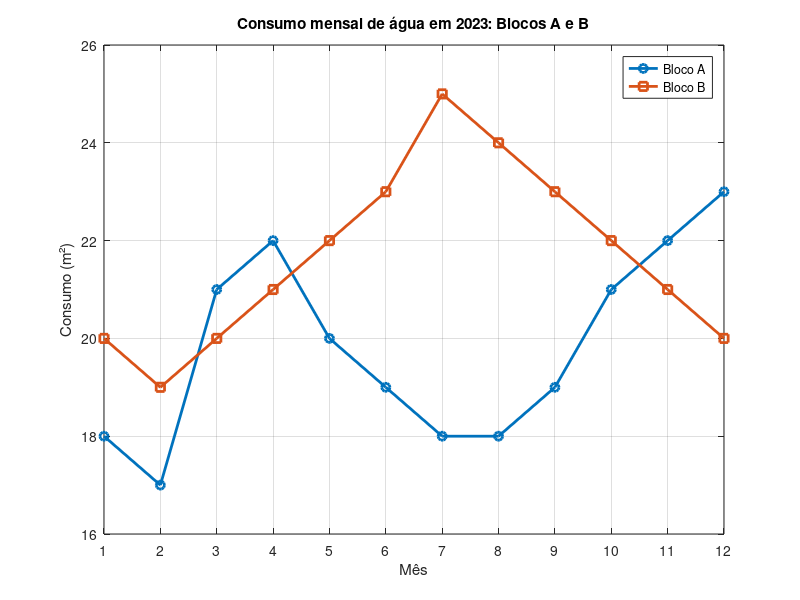

Write MATLAB code to recreate this figure.
meses = 1:12;
consumoA = [18, 17, 21, 22, 20, 19, 18, 18, 19, 21, 22, 23];
consumoB = [20, 19, 20, 21, 22, 23, 25, 24, 23, 22, 21, 20];

plot(meses, consumoA, "-o", "LineWidth", 2);
hold on;
plot(meses, consumoB, "-s", "LineWidth", 2);
hold off;

title("Consumo mensal de água em 2023: Blocos A e B");
xlabel("Mês");
ylabel("Consumo (m²)");
legend("Bloco A", "Bloco B");

grid on;
xticks(1:12);
xlim([1 12]);

totalA = sum(consumoA);
mediaA = mean(consumoA);

totalB = sum(consumoB);
mediaB = mean(consumoB);

fprintf("Total anual do Bloco A: %.1f m² | Media mensal = %.1f m²\n", totalA, mediaA);
fprintf("Total anual do Bloco A: %.1f m² | Media mensal = %.1f m²\n", totalB, mediaB);

